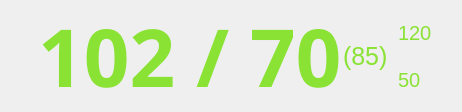
                     <widget class="QWidget" name="widget_28" native="true">
                      <layout class="QHBoxLayout" name="horizontalLayout_24" stretch="1,4,2">
                       <property name="spacing">
                        <number>0</number>
                       </property>
                       <property name="leftMargin">
                        <number>0</number>
                       </property>
                       <property name="topMargin">
                        <number>0</number>
                       </property>
                       <property name="rightMargin">
                        <number>0</number>
                       </property>
                       <property name="bottomMargin">
                        <number>0</number>
                       </property>
                       <item>
                        <spacer name="horizontalSpacer_2">
                         <property name="orientation">
                          <enum>Qt::Horizontal</enum>
                         </property>
                         <property name="sizeHint" stdset="0">
                          <size>
                           <width>58</width>
                           <height>20</height>
                          </size>
                         </property>
                        </spacer>
                       </item>
                       <item>
                        <widget class="QWidget" name="widget_30" native="true">
                         <layout class="QHBoxLayout" name="horizontalLayout_25" stretch="3,1">
                          <property name="spacing">
                           <number>1</number>
                          </property>
                          <property name="leftMargin">
                           <number>1</number>
                          </property>
                          <property name="topMargin">
                           <number>1</number>
                          </property>
                          <property name="rightMargin">
                           <number>1</number>
                          </property>
                          <property name="bottomMargin">
                           <number>1</number>
                          </property>
                          <item>
                           <widget class="QLabel" name="nibpValueLabel">
                            <property name="palette">
                             <palette>
                              <active>
                               <colorrole role="WindowText">
                                <brush brushstyle="SolidPattern">
                                 <color alpha="255">
                                  <red>138</red>
                                  <green>226</green>
                                  <blue>52</blue>
                                 </color>
                                </brush>
                               </colorrole>
                               <colorrole role="Button">
                                <brush brushstyle="SolidPattern">
                                 <color alpha="255">
                                  <red>85</red>
                                  <green>170</green>
                                  <blue>255</blue>
                                 </color>
                                </brush>
                               </colorrole>
                               <colorrole role="Base">
                                <brush brushstyle="SolidPattern">
                                 <color alpha="255">
                                  <red>85</red>
                                  <green>170</green>
                                  <blue>255</blue>
                                 </color>
                                </brush>
                               </colorrole>
                               <colorrole role="Window">
                                <brush brushstyle="SolidPattern">
                                 <color alpha="255">
                                  <red>85</red>
                                  <green>170</green>
                                  <blue>255</blue>
                                 </color>
                                </brush>
                               </colorrole>
                              </active>
                              <inactive>
                               <colorrole role="WindowText">
                                <brush brushstyle="SolidPattern">
                                 <color alpha="255">
                                  <red>138</red>
                                  <green>226</green>
                                  <blue>52</blue>
                                 </color>
                                </brush>
                               </colorrole>
                               <colorrole role="Button">
                                <brush brushstyle="SolidPattern">
                                 <color alpha="255">
                                  <red>85</red>
                                  <green>170</green>
                                  <blue>255</blue>
                                 </color>
                                </brush>
                               </colorrole>
                               <colorrole role="Base">
                                <brush brushstyle="SolidPattern">
                                 <color alpha="255">
                                  <red>85</red>
                                  <green>170</green>
                                  <blue>255</blue>
                                 </color>
                                </brush>
                               </colorrole>
                               <colorrole role="Window">
                                <brush brushstyle="SolidPattern">
                                 <color alpha="255">
                                  <red>85</red>
                                  <green>170</green>
                                  <blue>255</blue>
                                 </color>
                                </brush>
                               </colorrole>
                              </inactive>
                              <disabled>
                               <colorrole role="WindowText">
                                <brush brushstyle="SolidPattern">
                                 <color alpha="255">
                                  <red>190</red>
                                  <green>190</green>
                                  <blue>190</blue>
                                 </color>
                                </brush>
                               </colorrole>
                               <colorrole role="Button">
                                <brush brushstyle="SolidPattern">
                                 <color alpha="255">
                                  <red>85</red>
                                  <green>170</green>
                                  <blue>255</blue>
                                 </color>
                                </brush>
                               </colorrole>
                               <colorrole role="Base">
                                <brush brushstyle="SolidPattern">
                                 <color alpha="255">
                                  <red>85</red>
                                  <green>170</green>
                                  <blue>255</blue>
                                 </color>
                                </brush>
                               </colorrole>
                               <colorrole role="Window">
                                <brush brushstyle="SolidPattern">
                                 <color alpha="255">
                                  <red>85</red>
                                  <green>170</green>
                                  <blue>255</blue>
                                 </color>
                                </brush>
                               </colorrole>
                              </disabled>
                             </palette>
                            </property>
                            <property name="font">
                             <font>
                              <family>Ubuntu Condensed</family>
                              <pointsize>60</pointsize>
                              <weight>75</weight>
                              <bold>true</bold>
                             </font>
                            </property>
                            <property name="text">
                             <string>102 / 70</string>
                            </property>
                           </widget>
                          </item>
                          <item>
                           <widget class="QLabel" name="label_22">
                            <property name="palette">
                             <palette>
                              <active>
                               <colorrole role="WindowText">
                                <brush brushstyle="SolidPattern">
                                 <color alpha="255">
                                  <red>138</red>
                                  <green>226</green>
                                  <blue>52</blue>
                                 </color>
                                </brush>
                               </colorrole>
                               <colorrole role="Button">
                                <brush brushstyle="SolidPattern">
                                 <color alpha="255">
                                  <red>85</red>
                                  <green>170</green>
                                  <blue>255</blue>
                                 </color>
                                </brush>
                               </colorrole>
                               <colorrole role="Base">
                                <brush brushstyle="SolidPattern">
                                 <color alpha="255">
                                  <red>85</red>
                                  <green>170</green>
                                  <blue>255</blue>
                                 </color>
                                </brush>
                               </colorrole>
                               <colorrole role="Window">
                                <brush brushstyle="SolidPattern">
                                 <color alpha="255">
                                  <red>85</red>
                                  <green>170</green>
                                  <blue>255</blue>
                                 </color>
                                </brush>
                               </colorrole>
                              </active>
                              <inactive>
                               <colorrole role="WindowText">
                                <brush brushstyle="SolidPattern">
                                 <color alpha="255">
                                  <red>138</red>
                                  <green>226</green>
                                  <blue>52</blue>
                                 </color>
                                </brush>
                               </colorrole>
                               <colorrole role="Button">
                                <brush brushstyle="SolidPattern">
                                 <color alpha="255">
                                  <red>85</red>
                                  <green>170</green>
                                  <blue>255</blue>
                                 </color>
                                </brush>
                               </colorrole>
                               <colorrole role="Base">
                                <brush brushstyle="SolidPattern">
                                 <color alpha="255">
                                  <red>85</red>
                                  <green>170</green>
                                  <blue>255</blue>
                                 </color>
                                </brush>
                               </colorrole>
                               <colorrole role="Window">
                                <brush brushstyle="SolidPattern">
                                 <color alpha="255">
                                  <red>85</red>
                                  <green>170</green>
                                  <blue>255</blue>
                                 </color>
                                </brush>
                               </colorrole>
                              </inactive>
                              <disabled>
                               <colorrole role="WindowText">
                                <brush brushstyle="SolidPattern">
                                 <color alpha="255">
                                  <red>190</red>
                                  <green>190</green>
                                  <blue>190</blue>
                                 </color>
                                </brush>
                               </colorrole>
                               <colorrole role="Button">
                                <brush brushstyle="SolidPattern">
                                 <color alpha="255">
                                  <red>85</red>
                                  <green>170</green>
                                  <blue>255</blue>
                                 </color>
                                </brush>
                               </colorrole>
                               <colorrole role="Base">
                                <brush brushstyle="SolidPattern">
                                 <color alpha="255">
                                  <red>85</red>
                                  <green>170</green>
                                  <blue>255</blue>
                                 </color>
                                </brush>
                               </colorrole>
                               <colorrole role="Window">
                                <brush brushstyle="SolidPattern">
                                 <color alpha="255">
                                  <red>85</red>
                                  <green>170</green>
                                  <blue>255</blue>
                                 </color>
                                </brush>
                               </colorrole>
                              </disabled>
                             </palette>
                            </property>
                            <property name="font">
                             <font>
                              <pointsize>19</pointsize>
                             </font>
                            </property>
                            <property name="text">
                             <string>(85)</string>
                            </property>
                           </widget>
                          </item>
                         </layout>
                        </widget>
                       </item>
                       <item>
                        <widget class="QWidget" name="widget_31" native="true">
                         <layout class="QVBoxLayout" name="verticalLayout_11" stretch="1,1">
                          <property name="spacing">
                           <number>0</number>
                          </property>
                          <item>
                           <widget class="QLabel" name="label_24">
                            <property name="palette">
                             <palette>
                              <active>
                               <colorrole role="WindowText">
                                <brush brushstyle="SolidPattern">
                                 <color alpha="255">
                                  <red>138</red>
                                  <green>226</green>
                                  <blue>52</blue>
                                 </color>
                                </brush>
                               </colorrole>
                               <colorrole role="Button">
                                <brush brushstyle="SolidPattern">
                                 <color alpha="255">
                                  <red>85</red>
                                  <green>170</green>
                                  <blue>255</blue>
                                 </color>
                                </brush>
                               </colorrole>
                               <colorrole role="Base">
                                <brush brushstyle="SolidPattern">
                                 <color alpha="255">
                                  <red>85</red>
                                  <green>170</green>
                                  <blue>255</blue>
                                 </color>
                                </brush>
                               </colorrole>
                               <colorrole role="Window">
                                <brush brushstyle="SolidPattern">
                                 <color alpha="255">
                                  <red>85</red>
                                  <green>170</green>
                                  <blue>255</blue>
                                 </color>
                                </brush>
                               </colorrole>
                              </active>
                              <inactive>
                               <colorrole role="WindowText">
                                <brush brushstyle="SolidPattern">
                                 <color alpha="255">
                                  <red>138</red>
                                  <green>226</green>
                                  <blue>52</blue>
                                 </color>
                                </brush>
                               </colorrole>
                               <colorrole role="Button">
                                <brush brushstyle="SolidPattern">
                                 <color alpha="255">
                                  <red>85</red>
                                  <green>170</green>
                                  <blue>255</blue>
                                 </color>
                                </brush>
                               </colorrole>
                               <colorrole role="Base">
                                <brush brushstyle="SolidPattern">
                                 <color alpha="255">
                                  <red>85</red>
                                  <green>170</green>
                                  <blue>255</blue>
                                 </color>
                                </brush>
                               </colorrole>
                               <colorrole role="Window">
                                <brush brushstyle="SolidPattern">
                                 <color alpha="255">
                                  <red>85</red>
                                  <green>170</green>
                                  <blue>255</blue>
                                 </color>
                                </brush>
                               </colorrole>
                              </inactive>
                              <disabled>
                               <colorrole role="WindowText">
                                <brush brushstyle="SolidPattern">
                                 <color alpha="255">
                                  <red>190</red>
                                  <green>190</green>
                                  <blue>190</blue>
                                 </color>
                                </brush>
                               </colorrole>
                               <colorrole role="Button">
                                <brush brushstyle="SolidPattern">
                                 <color alpha="255">
                                  <red>85</red>
                                  <green>170</green>
                                  <blue>255</blue>
                                 </color>
                                </brush>
                               </colorrole>
                               <colorrole role="Base">
                                <brush brushstyle="SolidPattern">
                                 <color alpha="255">
                                  <red>85</red>
                                  <green>170</green>
                                  <blue>255</blue>
                                 </color>
                                </brush>
                               </colorrole>
                               <colorrole role="Window">
                                <brush brushstyle="SolidPattern">
                                 <color alpha="255">
                                  <red>85</red>
                                  <green>170</green>
                                  <blue>255</blue>
                                 </color>
                                </brush>
                               </colorrole>
                              </disabled>
                             </palette>
                            </property>
                            <property name="font">
                             <font>
                              <pointsize>15</pointsize>
                             </font>
                            </property>
                            <property name="text">
                             <string>120</string>
                            </property>
                           </widget>
                          </item>
                          <item>
                           <widget class="QLabel" name="label_25">
                            <property name="palette">
                             <palette>
                              <active>
                               <colorrole role="WindowText">
                                <brush brushstyle="SolidPattern">
                                 <color alpha="255">
                                  <red>138</red>
                                  <green>226</green>
                                  <blue>52</blue>
                                 </color>
                                </brush>
                               </colorrole>
                               <colorrole role="Button">
                                <brush brushstyle="SolidPattern">
                                 <color alpha="255">
                                  <red>85</red>
                                  <green>170</green>
                                  <blue>255</blue>
                                 </color>
                                </brush>
                               </colorrole>
                               <colorrole role="Base">
                                <brush brushstyle="SolidPattern">
                                 <color alpha="255">
                                  <red>85</red>
                                  <green>170</green>
                                  <blue>255</blue>
                                 </color>
                                </brush>
                               </colorrole>
                               <colorrole role="Window">
                                <brush brushstyle="SolidPattern">
                                 <color alpha="255">
                                  <red>85</red>
                                  <green>170</green>
                                  <blue>255</blue>
                                 </color>
                                </brush>
                               </colorrole>
                              </active>
                              <inactive>
                               <colorrole role="WindowText">
                                <brush brushstyle="SolidPattern">
                                 <color alpha="255">
                                  <red>138</red>
                                  <green>226</green>
                                  <blue>52</blue>
                                 </color>
                                </brush>
                               </colorrole>
                               <colorrole role="Button">
                                <brush brushstyle="SolidPattern">
                                 <color alpha="255">
                                  <red>85</red>
                                  <green>170</green>
                                  <blue>255</blue>
                                 </color>
                                </brush>
                               </colorrole>
                               <colorrole role="Base">
                                <brush brushstyle="SolidPattern">
                                 <color alpha="255">
                                  <red>85</red>
                                  <green>170</green>
                                  <blue>255</blue>
                                 </color>
                                </brush>
                               </colorrole>
                               <colorrole role="Window">
                                <brush brushstyle="SolidPattern">
                                 <color alpha="255">
                                  <red>85</red>
                                  <green>170</green>
                                  <blue>255</blue>
                                 </color>
                                </brush>
                               </colorrole>
                              </inactive>
                              <disabled>
                               <colorrole role="WindowText">
                                <brush brushstyle="SolidPattern">
                                 <color alpha="255">
                                  <red>190</red>
                                  <green>190</green>
                                  <blue>190</blue>
                                 </color>
                                </brush>
                               </colorrole>
                               <colorrole role="Button">
                                <brush brushstyle="SolidPattern">
                                 <color alpha="255">
                                  <red>85</red>
                                  <green>170</green>
                                  <blue>255</blue>
                                 </color>
                                </brush>
                               </colorrole>
                               <colorrole role="Base">
                                <brush brushstyle="SolidPattern">
                                 <color alpha="255">
                                  <red>85</red>
                                  <green>170</green>
                                  <blue>255</blue>
                                 </color>
                                </brush>
                               </colorrole>
                               <colorrole role="Window">
                                <brush brushstyle="SolidPattern">
                                 <color alpha="255">
                                  <red>85</red>
                                  <green>170</green>
                                  <blue>255</blue>
                                 </color>
                                </brush>
                               </colorrole>
                              </disabled>
                             </palette>
                            </property>
                            <property name="font">
                             <font>
                              <pointsize>15</pointsize>
                             </font>
                            </property>
                            <property name="text">
                             <string>50</string>
                            </property>
                           </widget>
                          </item>
                         </layout>
                        </widget>
                       </item>
                      </layout>
                     </widget>
